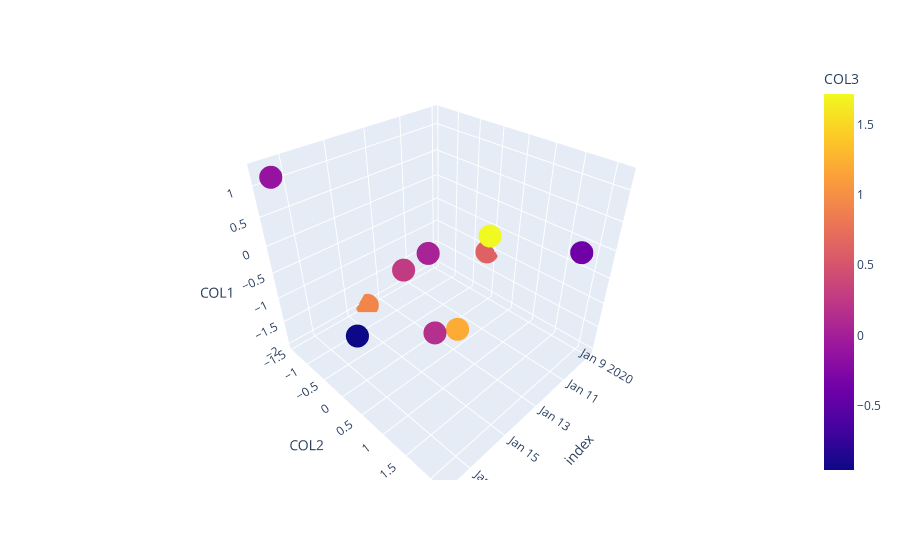

This figure's notebook cell:
### Code cell
# Heat Map for 4 dimension
fig = px.scatter_3d(df, x=df.index, y=df['COL2'], z=df['COL1'],
              color='COL3')
fig.show()

### Figure 1 — Plotly figure (JSON) as saved in the notebook; plotly's stock layout.template omitted (floating-point values rounded to 4 significant figures)
{"data": [{"hovertemplate": "index=%{x}<br>COL2=%{y}<br>COL1=%{z}<br>COL3=%{marker.color}<extra></extra>", "legendgroup": "", "marker": {"color": [0.62, 1.719, -0.3817, 0.2735, 1.211, 0.9289, 0.1611, 0.0415, -0.958, -0.1137], "coloraxis": "coloraxis", "symbol": "circle"}, "mode": "markers", "name": "", "scene": "scene", "showlegend": false, "type": "scatter3d", "x": ["2020-01-09T00:00:00", "2020-01-10T00:00:00", "2020-01-11T00:00:00", "2020-01-12T00:00:00", "2020-01-13T00:00:00", "2020-01-14T00:00:00", "2020-01-15T00:00:00", "2020-01-16T00:00:00", "2020-01-17T00:00:00", "2020-01-18T00:00:00"], "y": [-0.1091, 0.2402, 2.151, -1.198, 0.5808, -1.425, 0.8151, 1.096, -0.1241, -1.145], "z": [-1.06, -0.3998, 0.3225, -1.454, -1.592, -2.014, -1.035, 0.7007, -1.217, 1.229]}], "layout": {"coloraxis": {"colorbar": {"title": {"text": "COL3"}}, "colorscale": [[0, "#0d0887"], [0.1111, "#46039f"], [0.2222, "#7201a8"], [0.3333, "#9c179e"], [0.4444, "#bd3786"], [0.5556, "#d8576b"], [0.6667, "#ed7953"], [0.7778, "#fb9f3a"], [0.8889, "#fdca26"], [1, "#f0f921"]]}, "legend": {"tracegroupgap": 0}, "margin": {"t": 60}, "scene": {"domain": {"x": [0, 1], "y": [0, 1]}, "xaxis": {"title": {"text": "index"}}, "yaxis": {"title": {"text": "COL2"}}, "zaxis": {"title": {"text": "COL1"}}}}}
